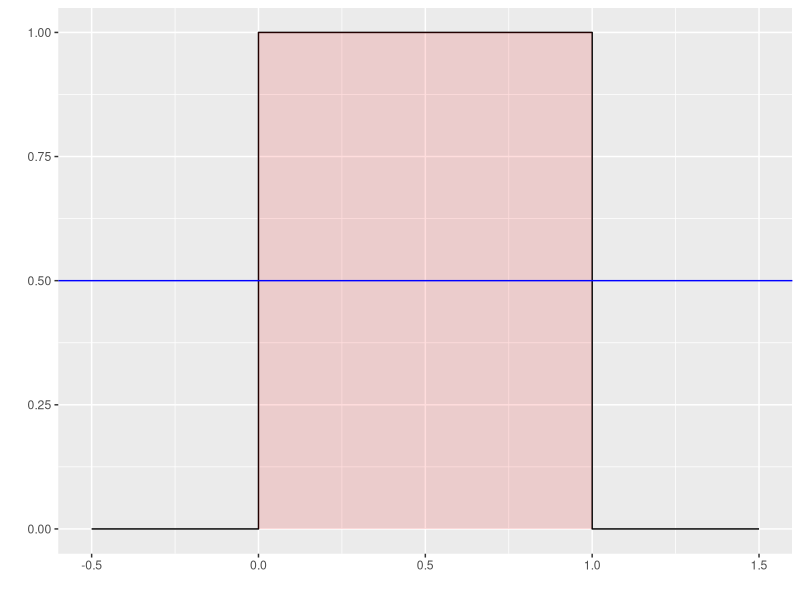
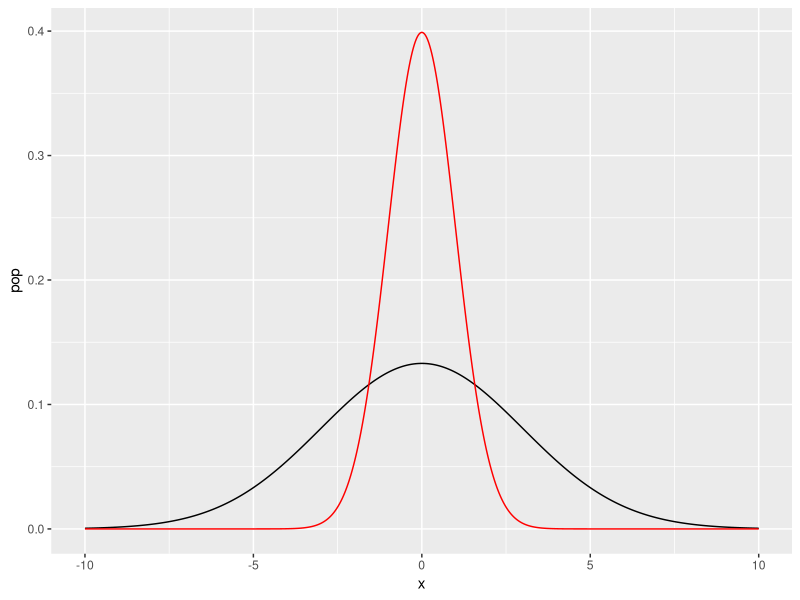

Recreate these plots in R, in order.
## ---- chunk 1
.10 + .09 - .15
## ---- chunk 2
library("ggplot2")
ggplot() + aes(x=c(-.5,0,0,1,1,1.5), y=c(0,0,1,1,0,0)) + geom_line() + xlab("") + ylab("") +
	   geom_rect(xmin=0, xmax=1, ymin=0, ymax=1, fill="#FF000006") + 
	   geom_hline(yintercept=0.5, color="blue")
## ---- chunk 3
# var = E[X^2] - E[X]^2
16 * .2 + 1 * .8 - (-4*.2 +1*.8)
## ---- chunk 4
set.seed(12343);
x <- seq(-10,10,length=1000);
pop <- dnorm(x,mean=0, sd=3);
samp <- dnorm(x, mean=0, sd=1);

library("ggplot2")
ggplot() + geom_line(aes(x=x, y=pop)) + geom_line(aes(x=x, y=samp), color="red");
## ---- chunk 5

p <- c(.1, .2, .3, .4)
x <- 2 : 5

## ---- chunk 6

p <- c(.1, .2, .3, .4)
x <- 2 : 5
sum(x*x*p) - sum(p*x)^2
